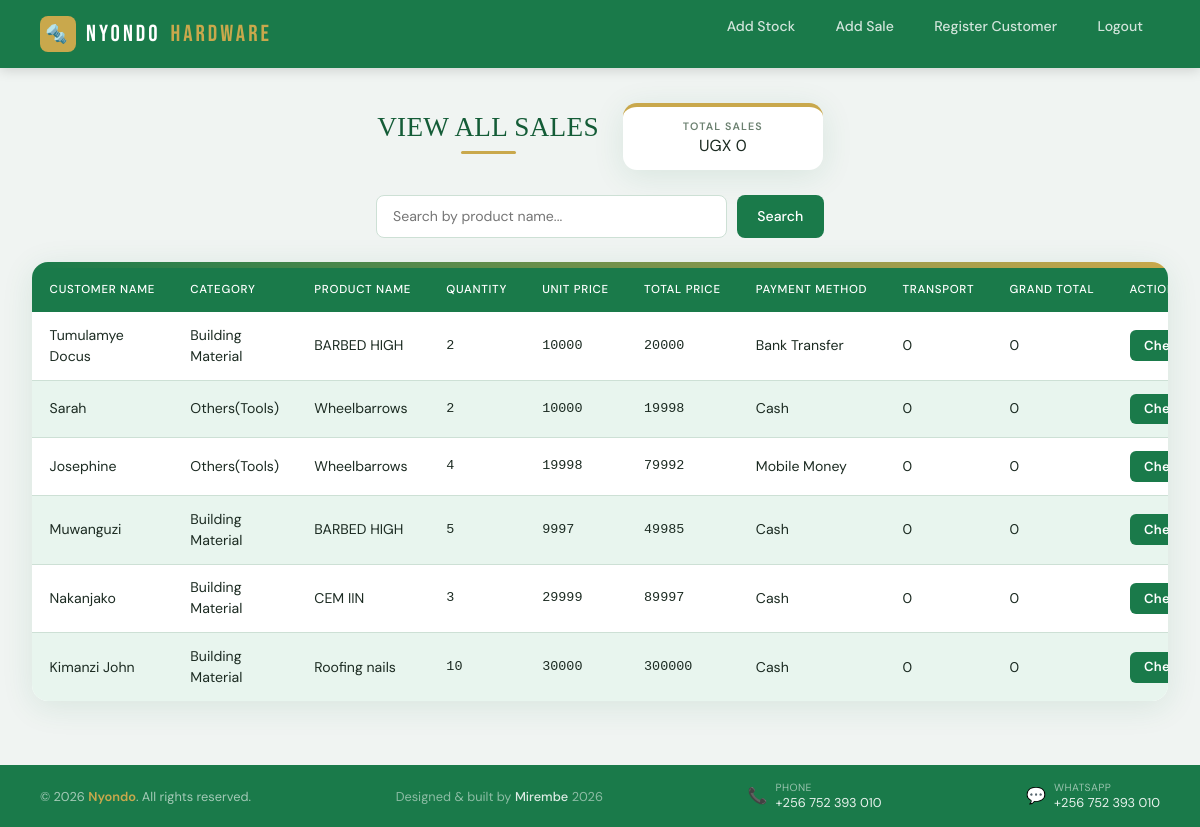
Page /sales_list/ (signed in) on the earlier database version.
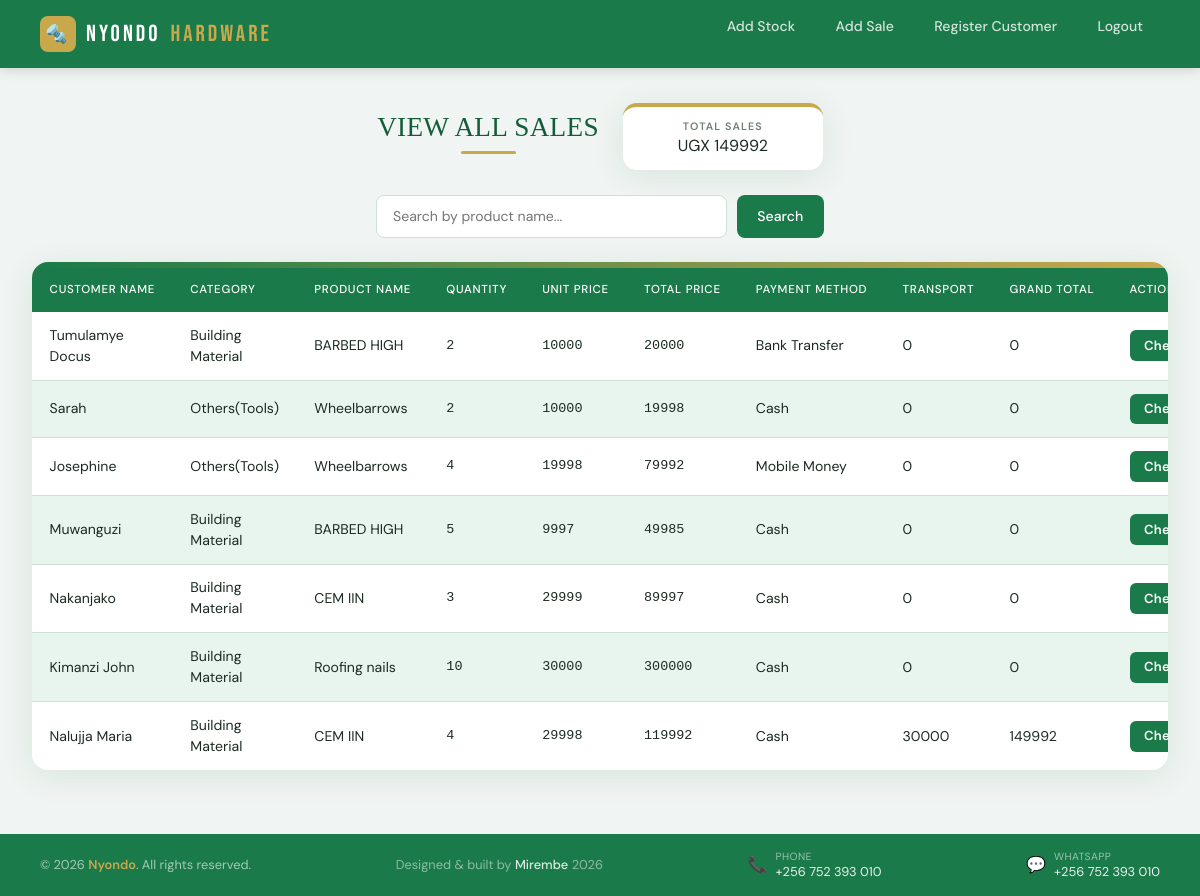
Same page on the later database version.
### hardwareapp/models.py (models this page shows, shortened)
class Sale(models.Model):
    customer_name = models.CharField(max_length=255)
    phone_number = models.IntegerField(null=True, blank=True)
    address = models.TextField(null=True, blank=True)
    category = models.CharField(max_length=255)
    product_name = models.CharField(max_length=255, null=True, blank=True)
    quantity = models.IntegerField()
    unit_price = models.IntegerField()
    total_price = models.IntegerField()
    payment_method = models.CharField(max_length=255)
    date = models.DateTimeField(auto_now_add=True)
    wants_delivery = models.BooleanField(default=False)
    within_10km = models.BooleanField(default=False)
    transport_charge = models.IntegerField(default=0)
    grand_total = models.IntegerField(default=0)

### hardwareapp/views.py (the view)
# urls.py: path('sales_list/', views.sales_list, name='sales_list'),
@login_required
def sales_list(request):
    sales = Sale.objects.all()
    search_query = request.GET.get('search', '')
    if search_query:
        sales = sales.filter(
            Q(product_name__icontains=search_query) |
            Q(customer_name__icontains=search_query) |
            Q(category__icontains=search_query)
        )
    grand_total = sales.aggregate(Sum('grand_total'))['grand_total__sum'] or 0
    context = {
        'sale': sales,
        'search_query': search_query,
        'grand_total': grand_total,
    }
    return render(request, 'sales_list.html', context)

### hardwareapp/templates/sales_list.html (shortened to what this page needs)
{% extends 'base.html' %}
{% block content %}
<nav class="navbar">
  <a href="{% url 'dashboard' %}" style="text-decoration:none;">
    <div class="logo">
      <div class="logo-icon">🔩</div>
      NYONDO <span>HARDWARE</span>
    </div>
  </a>
  <ul class="nav-links">
    <li><a href="{% url 'add_stock' %}">Add Stock</a></li>
    <li><a href="{% url 'add_sale' %}">Add Sale</a></li>
    <li><a href="{% url 'add_customer' %}">Register Customer</a></li>
    <li><a href="{% url 'logout_view' %}">Logout</a></li>
  </ul>
</nav>
<div class="page-header">
  <h2>VIEW ALL SALES</h2>
  <div class="summary-card">
    <span class="summary-label">Total Sales</span>
    <span class="summary-value">UGX {{ grand_total }}</span>
  </div>
</div>
<form class="search-form" method="GET" action="{% url 'sales_list' %}">
    <input
        type="text"
        name="search"
        placeholder="Search by product name..."
        value="{{ search_query }}"
    />
    <button type="submit">Search</button>
</form>
<div class="table-wrapper">
  <div class="scroll-x">
    <table class="styled-table">
      <thead>
        <tr>
          <th>Customer Name</th>
          <th>Category</th>
          <th>Product Name</th>
          <th>Quantity</th>
          <th>Unit Price</th>
          <th>Total Price</th>
          <th>Payment Method</th>
          <th>Transport</th>
          <th>Grand Total</th>
          <th>Action</th>
        </tr>
      </thead>
      <tbody>
        {% for sale in sale %}
        <tr>
          <td>{{ sale.customer_name }}</td>
          <td>{{ sale.category }}</td>
          <td>{{ sale.product_name }}</td>
          <td>{{ sale.quantity }}</td>
          <td>{{ sale.unit_price }}</td>
          <td>{{ sale.total_price }}</td>
          <td>{{ sale.payment_method }}</td>
          <td>{{ sale.transport_charge }}</td>
          <td>{{ sale.grand_total }}</td>
          <td>
            <a class="checkout-link" href="{% url 'sale_detail' sale.pk %}">CheckOut</a>
          </td>
        </tr>
        {% endfor %}
      </tbody>
    </table>
  </div>
</div>
{% endblock %}

Differences in the rows shown:
added Sale: customer_name "Nalujja Maria", category "Building Material", product_name "CEM IIN", quantity "4", unit_price "29998", total_price "119992", payment_method "Cash", transport_charge "30000", grand_total "149992"
Other differences:
{{ grand_total }}: "0" → "149992"
